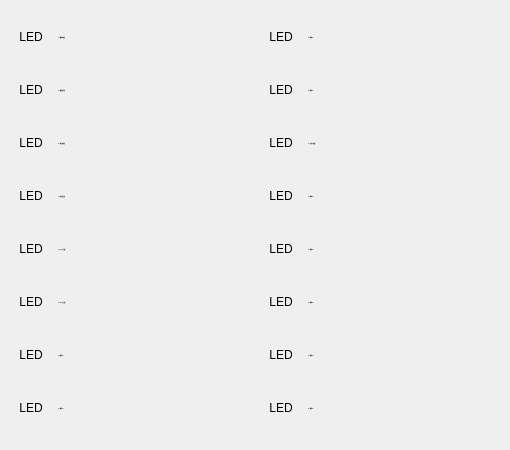
       <widget class="QWidget" name="page_3">
        <widget class="QWidget" name="gridLayoutWidget_17">
         <property name="geometry">
          <rect>
           <x>10</x>
           <y>10</y>
           <width>241</width>
           <height>431</height>
          </rect>
         </property>
         <layout class="QGridLayout" name="gridLayout_17" rowstretch="0,0,0,0,0,0,0,0" columnstretch="0,0">
          <item row="3" column="1">
           <widget class="QLabel" name="label_275">
            <property name="minimumSize">
             <size>
              <width>190</width>
              <height>40</height>
             </size>
            </property>
            <property name="maximumSize">
             <size>
              <width>190</width>
              <height>40</height>
             </size>
            </property>
            <property name="font">
             <font>
              <family>SimSun</family>
              <pointsize>-1</pointsize>
             </font>
            </property>
            <property name="frameShadow">
             <enum>QFrame::Plain</enum>
            </property>
            <property name="text">
             <string>X13 成品松开限</string>
            </property>
            <property name="alignment">
             <set>Qt::AlignLeading|Qt::AlignLeft|Qt::AlignVCenter</set>
            </property>
           </widget>
          </item>
          <item row="7" column="1">
           <widget class="QLabel" name="label_287">
            <property name="minimumSize">
             <size>
              <width>190</width>
              <height>40</height>
             </size>
            </property>
            <property name="maximumSize">
             <size>
              <width>190</width>
              <height>40</height>
             </size>
            </property>
            <property name="font">
             <font>
              <family>SimSun</family>
              <pointsize>-1</pointsize>
             </font>
            </property>
            <property name="frameShadow">
             <enum>QFrame::Plain</enum>
            </property>
            <property name="text">
             <string>X17 预留X17</string>
            </property>
            <property name="alignment">
             <set>Qt::AlignLeading|Qt::AlignLeft|Qt::AlignVCenter</set>
            </property>
           </widget>
          </item>
          <item row="1" column="1">
           <widget class="QLabel" name="label_280">
            <property name="minimumSize">
             <size>
              <width>190</width>
              <height>40</height>
             </size>
            </property>
            <property name="maximumSize">
             <size>
              <width>190</width>
              <height>40</height>
             </size>
            </property>
            <property name="font">
             <font>
              <family>SimSun</family>
              <pointsize>-1</pointsize>
             </font>
            </property>
            <property name="frameShadow">
             <enum>QFrame::Plain</enum>
            </property>
            <property name="text">
             <string>X11 原料松开限</string>
            </property>
            <property name="scaledContents">
             <bool>true</bool>
            </property>
            <property name="alignment">
             <set>Qt::AlignLeading|Qt::AlignLeft|Qt::AlignVCenter</set>
            </property>
           </widget>
          </item>
          <item row="2" column="1">
           <widget class="QLabel" name="label_276">
            <property name="minimumSize">
             <size>
              <width>190</width>
              <height>40</height>
             </size>
            </property>
            <property name="maximumSize">
             <size>
              <width>190</width>
              <height>40</height>
             </size>
            </property>
            <property name="font">
             <font>
              <family>SimSun</family>
              <pointsize>-1</pointsize>
             </font>
            </property>
            <property name="frameShadow">
             <enum>QFrame::Plain</enum>
            </property>
            <property name="text">
             <string>X12 成品夹紧限</string>
            </property>
            <property name="alignment">
             <set>Qt::AlignLeading|Qt::AlignLeft|Qt::AlignVCenter</set>
            </property>
           </widget>
          </item>
          <item row="4" column="1">
           <widget class="QLabel" name="label_285">
            <property name="minimumSize">
             <size>
              <width>190</width>
              <height>40</height>
             </size>
            </property>
            <property name="maximumSize">
             <size>
              <width>190</width>
              <height>40</height>
             </size>
            </property>
            <property name="font">
             <font>
              <family>SimSun</family>
              <pointsize>-1</pointsize>
             </font>
            </property>
            <property name="frameShadow">
             <enum>QFrame::Plain</enum>
            </property>
            <property name="text">
             <string>X14 卡爪1正转限</string>
            </property>
            <property name="alignment">
             <set>Qt::AlignLeading|Qt::AlignLeft|Qt::AlignVCenter</set>
            </property>
           </widget>
          </item>
          <item row="6" column="1">
           <widget class="QLabel" name="label_277">
            <property name="minimumSize">
             <size>
              <width>190</width>
              <height>40</height>
             </size>
            </property>
            <property name="maximumSize">
             <size>
              <width>190</width>
              <height>40</height>
             </size>
            </property>
            <property name="font">
             <font>
              <family>SimSun</family>
              <pointsize>-1</pointsize>
             </font>
            </property>
            <property name="frameShadow">
             <enum>QFrame::Plain</enum>
            </property>
            <property name="text">
             <string>X16 预留X16</string>
            </property>
            <property name="alignment">
             <set>Qt::AlignLeading|Qt::AlignLeft|Qt::AlignVCenter</set>
            </property>
           </widget>
          </item>
          <item row="0" column="1">
           <widget class="QLabel" name="label_279">
            <property name="minimumSize">
             <size>
              <width>190</width>
              <height>40</height>
             </size>
            </property>
            <property name="maximumSize">
             <size>
              <width>190</width>
              <height>40</height>
             </size>
            </property>
            <property name="font">
             <font>
              <family>SimSun</family>
              <pointsize>-1</pointsize>
             </font>
            </property>
            <property name="autoFillBackground">
             <bool>false</bool>
            </property>
            <property name="frameShadow">
             <enum>QFrame::Plain</enum>
            </property>
            <property name="text">
             <string>X10 原料夹紧限</string>
            </property>
            <property name="scaledContents">
             <bool>true</bool>
            </property>
            <property name="alignment">
             <set>Qt::AlignLeading|Qt::AlignLeft|Qt::AlignVCenter</set>
            </property>
           </widget>
          </item>
          <item row="5" column="1">
           <widget class="QLabel" name="label_274">
            <property name="minimumSize">
             <size>
              <width>190</width>
              <height>40</height>
             </size>
            </property>
            <property name="maximumSize">
             <size>
              <width>190</width>
              <height>40</height>
             </size>
            </property>
            <property name="font">
             <font>
              <family>SimSun</family>
              <pointsize>-1</pointsize>
             </font>
            </property>
            <property name="frameShadow">
             <enum>QFrame::Plain</enum>
            </property>
            <property name="text">
             <string>X15 卡爪1反转限</string>
            </property>
            <property name="alignment">
             <set>Qt::AlignLeading|Qt::AlignLeft|Qt::AlignVCenter</set>
            </property>
           </widget>
          </item>
          <item row="0" column="0">
           <widget class="QLabel" name="label_462">
            <property name="minimumSize">
             <size>
              <width>40</width>
              <height>40</height>
             </size>
            </property>
            <property name="maximumSize">
             <size>
              <width>40</width>
              <height>40</height>
             </size>
            </property>
            <property name="text">
             <string>LED</string>
            </property>
            <property name="textFormat">
             <enum>Qt::PlainText</enum>
            </property>
            <property name="alignment">
             <set>Qt::AlignCenter</set>
            </property>
           </widget>
          </item>
          <item row="1" column="0">
           <widget class="QLabel" name="label_463">
            <property name="minimumSize">
             <size>
              <width>40</width>
              <height>40</height>
             </size>
            </property>
            <property name="maximumSize">
             <size>
              <width>40</width>
              <height>40</height>
             </size>
            </property>
            <property name="text">
             <string>LED</string>
            </property>
            <property name="textFormat">
             <enum>Qt::PlainText</enum>
            </property>
            <property name="alignment">
             <set>Qt::AlignCenter</set>
            </property>
           </widget>
          </item>
          <item row="2" column="0">
           <widget class="QLabel" name="label_464">
            <property name="minimumSize">
             <size>
              <width>40</width>
              <height>40</height>
             </size>
            </property>
            <property name="maximumSize">
             <size>
              <width>40</width>
              <height>40</height>
             </size>
            </property>
            <property name="text">
             <string>LED</string>
            </property>
            <property name="textFormat">
             <enum>Qt::PlainText</enum>
            </property>
            <property name="alignment">
             <set>Qt::AlignCenter</set>
            </property>
           </widget>
          </item>
          <item row="3" column="0">
           <widget class="QLabel" name="label_465">
            <property name="minimumSize">
             <size>
              <width>40</width>
              <height>40</height>
             </size>
            </property>
            <property name="maximumSize">
             <size>
              <width>40</width>
              <height>40</height>
             </size>
            </property>
            <property name="text">
             <string>LED</string>
            </property>
            <property name="textFormat">
             <enum>Qt::PlainText</enum>
            </property>
            <property name="alignment">
             <set>Qt::AlignCenter</set>
            </property>
           </widget>
          </item>
          <item row="4" column="0">
           <widget class="QLabel" name="label_466">
            <property name="minimumSize">
             <size>
              <width>40</width>
              <height>40</height>
             </size>
            </property>
            <property name="maximumSize">
             <size>
              <width>40</width>
              <height>40</height>
             </size>
            </property>
            <property name="text">
             <string>LED</string>
            </property>
            <property name="textFormat">
             <enum>Qt::PlainText</enum>
            </property>
            <property name="alignment">
             <set>Qt::AlignCenter</set>
            </property>
           </widget>
          </item>
          <item row="5" column="0">
           <widget class="QLabel" name="label_467">
            <property name="minimumSize">
             <size>
              <width>40</width>
              <height>40</height>
             </size>
            </property>
            <property name="maximumSize">
             <size>
              <width>40</width>
              <height>40</height>
             </size>
            </property>
            <property name="text">
             <string>LED</string>
            </property>
            <property name="textFormat">
             <enum>Qt::PlainText</enum>
            </property>
            <property name="alignment">
             <set>Qt::AlignCenter</set>
            </property>
           </widget>
          </item>
          <item row="6" column="0">
           <widget class="QLabel" name="label_468">
            <property name="minimumSize">
             <size>
              <width>40</width>
              <height>40</height>
             </size>
            </property>
            <property name="maximumSize">
             <size>
              <width>40</width>
              <height>40</height>
             </size>
            </property>
            <property name="text">
             <string>LED</string>
            </property>
            <property name="textFormat">
             <enum>Qt::PlainText</enum>
            </property>
            <property name="alignment">
             <set>Qt::AlignCenter</set>
            </property>
           </widget>
          </item>
          <item row="7" column="0">
           <widget class="QLabel" name="label_469">
            <property name="minimumSize">
             <size>
              <width>40</width>
              <height>40</height>
             </size>
            </property>
            <property name="maximumSize">
             <size>
              <width>40</width>
              <height>40</height>
             </size>
            </property>
            <property name="text">
             <string>LED</string>
            </property>
            <property name="textFormat">
             <enum>Qt::PlainText</enum>
            </property>
            <property name="alignment">
             <set>Qt::AlignCenter</set>
            </property>
           </widget>
          </item>
         </layout>
        </widget>
        <widget class="QWidget" name="gridLayoutWidget_18">
         <property name="geometry">
          <rect>
           <x>260</x>
           <y>10</y>
           <width>241</width>
           <height>431</height>
          </rect>
         </property>
         <layout class="QGridLayout" name="gridLayout_18" rowstretch="0,0,0,0,0,0,0,0" columnstretch="0,0">
          <item row="5" column="1">
           <widget class="QLabel" name="label_290">
            <property name="minimumSize">
             <size>
              <width>190</width>
              <height>40</height>
             </size>
            </property>
            <property name="maximumSize">
             <size>
              <width>190</width>
              <height>40</height>
             </size>
            </property>
            <property name="font">
             <font>
              <family>SimSun</family>
              <pointsize>-1</pointsize>
             </font>
            </property>
            <property name="frameShadow">
             <enum>QFrame::Plain</enum>
            </property>
            <property name="text">
             <string>X25 预留X25</string>
            </property>
            <property name="alignment">
             <set>Qt::AlignLeading|Qt::AlignLeft|Qt::AlignVCenter</set>
            </property>
           </widget>
          </item>
          <item row="3" column="1">
           <widget class="QLabel" name="label_291">
            <property name="minimumSize">
             <size>
              <width>190</width>
              <height>40</height>
             </size>
            </property>
            <property name="maximumSize">
             <size>
              <width>190</width>
              <height>40</height>
             </size>
            </property>
            <property name="font">
             <font>
              <family>SimSun</family>
              <pointsize>-1</pointsize>
             </font>
            </property>
            <property name="frameShadow">
             <enum>QFrame::Plain</enum>
            </property>
            <property name="text">
             <string>X23 预留X23</string>
            </property>
            <property name="alignment">
             <set>Qt::AlignLeading|Qt::AlignLeft|Qt::AlignVCenter</set>
            </property>
           </widget>
          </item>
          <item row="2" column="1">
           <widget class="QLabel" name="label_292">
            <property name="minimumSize">
             <size>
              <width>190</width>
              <height>40</height>
             </size>
            </property>
            <property name="maximumSize">
             <size>
              <width>190</width>
              <height>40</height>
             </size>
            </property>
            <property name="font">
             <font>
              <family>SimSun</family>
              <pointsize>-1</pointsize>
             </font>
            </property>
            <property name="frameShadow">
             <enum>QFrame::Plain</enum>
            </property>
            <property name="text">
             <string>X22 卡盘1夹紧限</string>
            </property>
            <property name="alignment">
             <set>Qt::AlignLeading|Qt::AlignLeft|Qt::AlignVCenter</set>
            </property>
           </widget>
          </item>
          <item row="6" column="1">
           <widget class="QLabel" name="label_293">
            <property name="minimumSize">
             <size>
              <width>190</width>
              <height>40</height>
             </size>
            </property>
            <property name="maximumSize">
             <size>
              <width>190</width>
              <height>40</height>
             </size>
            </property>
            <property name="font">
             <font>
              <family>SimSun</family>
              <pointsize>-1</pointsize>
             </font>
            </property>
            <property name="frameShadow">
             <enum>QFrame::Plain</enum>
            </property>
            <property name="text">
             <string>X26 预留X26</string>
            </property>
            <property name="alignment">
             <set>Qt::AlignLeading|Qt::AlignLeft|Qt::AlignVCenter</set>
            </property>
           </widget>
          </item>
          <item row="0" column="1">
           <widget class="QLabel" name="label_295">
            <property name="minimumSize">
             <size>
              <width>190</width>
              <height>40</height>
             </size>
            </property>
            <property name="maximumSize">
             <size>
              <width>190</width>
              <height>40</height>
             </size>
            </property>
            <property name="font">
             <font>
              <family>SimSun</family>
              <pointsize>-1</pointsize>
             </font>
            </property>
            <property name="autoFillBackground">
             <bool>false</bool>
            </property>
            <property name="frameShadow">
             <enum>QFrame::Plain</enum>
            </property>
            <property name="text">
             <string>X20 预留X20</string>
            </property>
            <property name="scaledContents">
             <bool>true</bool>
            </property>
            <property name="alignment">
             <set>Qt::AlignLeading|Qt::AlignLeft|Qt::AlignVCenter</set>
            </property>
           </widget>
          </item>
          <item row="1" column="1">
           <widget class="QLabel" name="label_296">
            <property name="minimumSize">
             <size>
              <width>190</width>
              <height>40</height>
             </size>
            </property>
            <property name="maximumSize">
             <size>
              <width>190</width>
              <height>40</height>
             </size>
            </property>
            <property name="font">
             <font>
              <family>SimSun</family>
              <pointsize>-1</pointsize>
             </font>
            </property>
            <property name="frameShadow">
             <enum>QFrame::Plain</enum>
            </property>
            <property name="text">
             <string>X21 预留X21</string>
            </property>
            <property name="scaledContents">
             <bool>true</bool>
            </property>
            <property name="alignment">
             <set>Qt::AlignLeading|Qt::AlignLeft|Qt::AlignVCenter</set>
            </property>
           </widget>
          </item>
          <item row="4" column="1">
           <widget class="QLabel" name="label_301">
            <property name="minimumSize">
             <size>
              <width>190</width>
              <height>40</height>
             </size>
            </property>
            <property name="maximumSize">
             <size>
              <width>190</width>
              <height>40</height>
             </size>
            </property>
            <property name="font">
             <font>
              <family>SimSun</family>
              <pointsize>-1</pointsize>
             </font>
            </property>
            <property name="frameShadow">
             <enum>QFrame::Plain</enum>
            </property>
            <property name="text">
             <string>X24 预留X24</string>
            </property>
            <property name="alignment">
             <set>Qt::AlignLeading|Qt::AlignLeft|Qt::AlignVCenter</set>
            </property>
           </widget>
          </item>
          <item row="7" column="1">
           <widget class="QLabel" name="label_303">
            <property name="minimumSize">
             <size>
              <width>190</width>
              <height>40</height>
             </size>
            </property>
            <property name="maximumSize">
             <size>
              <width>190</width>
              <height>40</height>
             </size>
            </property>
            <property name="font">
             <font>
              <family>SimSun</family>
              <pointsize>-1</pointsize>
             </font>
            </property>
            <property name="frameShadow">
             <enum>QFrame::Plain</enum>
            </property>
            <property name="text">
             <string>X27 预留X27</string>
            </property>
            <property name="alignment">
             <set>Qt::AlignLeading|Qt::AlignLeft|Qt::AlignVCenter</set>
            </property>
           </widget>
          </item>
          <item row="0" column="0">
           <widget class="QLabel" name="label_470">
            <property name="minimumSize">
             <size>
              <width>40</width>
              <height>40</height>
             </size>
            </property>
            <property name="maximumSize">
             <size>
              <width>40</width>
              <height>40</height>
             </size>
            </property>
            <property name="text">
             <string>LED</string>
            </property>
            <property name="textFormat">
             <enum>Qt::PlainText</enum>
            </property>
            <property name="alignment">
             <set>Qt::AlignCenter</set>
            </property>
           </widget>
          </item>
          <item row="1" column="0">
           <widget class="QLabel" name="label_471">
            <property name="minimumSize">
             <size>
              <width>40</width>
              <height>40</height>
             </size>
            </property>
            <property name="maximumSize">
             <size>
              <width>40</width>
              <height>40</height>
             </size>
            </property>
            <property name="text">
             <string>LED</string>
            </property>
            <property name="textFormat">
             <enum>Qt::PlainText</enum>
            </property>
            <property name="alignment">
             <set>Qt::AlignCenter</set>
            </property>
           </widget>
          </item>
          <item row="2" column="0">
           <widget class="QLabel" name="label_472">
            <property name="minimumSize">
             <size>
              <width>40</width>
              <height>40</height>
             </size>
            </property>
            <property name="maximumSize">
             <size>
              <width>40</width>
              <height>40</height>
             </size>
            </property>
            <property name="text">
             <string>LED</string>
            </property>
            <property name="textFormat">
             <enum>Qt::PlainText</enum>
            </property>
            <property name="alignment">
             <set>Qt::AlignCenter</set>
            </property>
           </widget>
          </item>
          <item row="3" column="0">
           <widget class="QLabel" name="label_473">
            <property name="minimumSize">
             <size>
              <width>40</width>
              <height>40</height>
             </size>
            </property>
            <property name="maximumSize">
             <size>
              <width>40</width>
              <height>40</height>
             </size>
            </property>
            <property name="text">
             <string>LED</string>
            </property>
            <property name="textFormat">
             <enum>Qt::PlainText</enum>
            </property>
            <property name="alignment">
             <set>Qt::AlignCenter</set>
            </property>
           </widget>
          </item>
          <item row="4" column="0">
           <widget class="QLabel" name="label_474">
            <property name="minimumSize">
             <size>
              <width>40</width>
              <height>40</height>
             </size>
            </property>
            <property name="maximumSize">
             <size>
              <width>40</width>
              <height>40</height>
             </size>
            </property>
            <property name="text">
             <string>LED</string>
            </property>
            <property name="textFormat">
             <enum>Qt::PlainText</enum>
            </property>
            <property name="alignment">
             <set>Qt::AlignCenter</set>
            </property>
           </widget>
          </item>
          <item row="5" column="0">
           <widget class="QLabel" name="label_475">
            <property name="minimumSize">
             <size>
              <width>40</width>
              <height>40</height>
             </size>
            </property>
            <property name="maximumSize">
             <size>
              <width>40</width>
              <height>40</height>
             </size>
            </property>
            <property name="text">
             <string>LED</string>
            </property>
            <property name="textFormat">
             <enum>Qt::PlainText</enum>
            </property>
            <property name="alignment">
             <set>Qt::AlignCenter</set>
            </property>
           </widget>
          </item>
          <item row="6" column="0">
           <widget class="QLabel" name="label_476">
            <property name="minimumSize">
             <size>
              <width>40</width>
              <height>40</height>
             </size>
            </property>
            <property name="maximumSize">
             <size>
              <width>40</width>
              <height>40</height>
             </size>
            </property>
            <property name="text">
             <string>LED</string>
            </property>
            <property name="textFormat">
             <enum>Qt::PlainText</enum>
            </property>
            <property name="alignment">
             <set>Qt::AlignCenter</set>
            </property>
           </widget>
          </item>
          <item row="7" column="0">
           <widget class="QLabel" name="label_477">
            <property name="minimumSize">
             <size>
              <width>40</width>
              <height>40</height>
             </size>
            </property>
            <property name="maximumSize">
             <size>
              <width>40</width>
              <height>40</height>
             </size>
            </property>
            <property name="text">
             <string>LED</string>
            </property>
            <property name="textFormat">
             <enum>Qt::PlainText</enum>
            </property>
            <property name="alignment">
             <set>Qt::AlignCenter</set>
            </property>
           </widget>
          </item>
         </layout>
        </widget>
       </widget>
